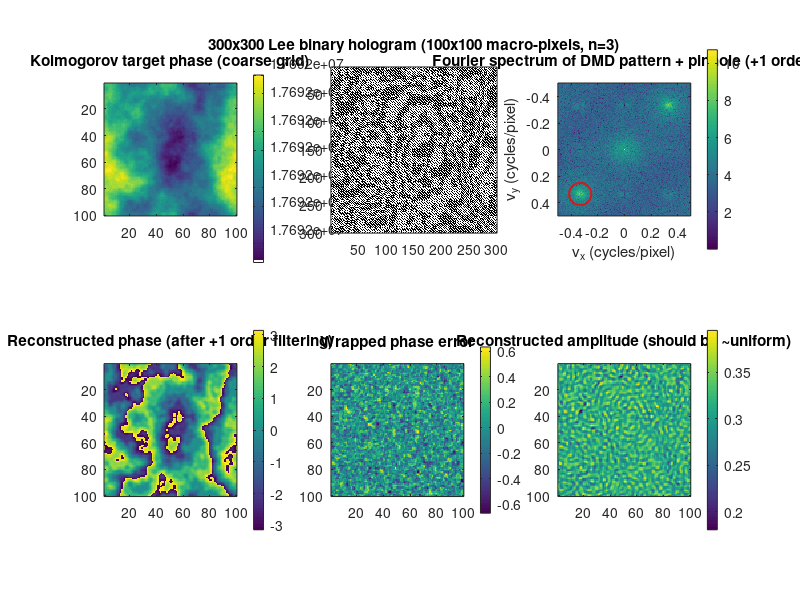

Reproduce this figure in MATLAB. (Note: this script raises an error after producing the figure.)
clear; close all; clc;

%% ========================================================
%  BINARY PHASE MODULATION VIA THE LEE HOLOGRAM METHOD
%
%  References:
%   - W.H. Lee, Progress in Optics (1978)
%   - D.B. Conkey et al., Opt. Express (2012)
%   - https://www.wavefrontshaping.net/post/id/16
%
%  PRINCIPLE
%   A target phase phi(x,y) is encoded into a binary AMPLITUDE
%   grating:
%       f(x,y) = 1/2 * [1 + cos(2*pi*nu0*(x-y) - phi(x,y))]
%       g(x,y) = 1 if f(x,y) > 1/2, else 0            (binarized -> this is DMD)
%
%   The three terms of f(x,y) sit at three distinct spatial
%   frequencies (0 order, +1 order, -1 order). If nu0 is higher
%   than the bandwidth of phi, a pinhole in the Fourier plane
%   isolates the +1 order, which reconstructs exp(i*phi(x,y)).
%
%  TRADE-OFF (as in the reference): nu0 (carrier frequency),
%  the number of DMD pixels per macro-pixel (n), and the pinhole
%  radius must be tuned together: more pixels per macro-pixel =
%  better phase fidelity but lower spatial resolution.
%% ========================================================

%% ========================================================
% PARAMETERS
%% ========================================================

Nsp = 100;       % number of macro-pixels per row (resolution of the phase screen)
n   = 3;        % DMD pixels per macro-pixel (Lee grating period, in pixels)
                % -> with a period of n pixels, ~n distinct phase levels are achievable

Ndmd = Nsp*n;   % full binary DMD pattern size (pixels)

nu0 = 1/n;      % carrier spatial frequency (cycles/pixel), must exceed
           % the bandwidth of phi on the fine grid (~1/(2n) here)

pinhole_radius = 1/(4*n);   % Fourier-plane pinhole radius (cycles/pixel)
                            % must be small enough to isolate the +1 order
                            % from the 0 and -1 orders without cropping it

%% ========================================================
% GENERATE KOLMOGOROV PHASE SCREEN (target, coarse grid)
%% ========================================================

fprintf('Generating Kolmogorov phase screen...\n')

fx = (-Nsp/2:Nsp/2-1)/Nsp;
[FX,FY] = meshgrid(fx,fx);
f = sqrt(FX.^2 + FY.^2);
f(f==0) = 1e-6;
PSD = f.^(-11/3);

cn = randn(Nsp) + 1i*randn(Nsp);
phi = real(ifft2(ifftshift(cn .* sqrt(PSD))));
phi = phi/std(phi(:));
phi = phi*pi;              % target phase, one value per macro-pixel

%% ========================================================
% UPSAMPLE TARGET PHASE TO THE FINE (DMD) GRID
%   -> phase is held constant within each macro-pixel so it does
%      not add spectral content that would leak into the carrier
%% ========================================================

phi_fine = kron(phi, ones(n));   % Ndmd x Ndmd, piecewise-constant

%% ========================================================
% BUILD THE LEE HOLOGRAM
%% ========================================================

fprintf('Building Lee hologram...\n')

[X,Y] = meshgrid(0:Ndmd-1, 0:Ndmd-1);

carrier = 2*pi*nu0*(X - Y);

f_lee = 0.5*(1 + cos(carrier - phi_fine));

%% ========================================================
% BINARIZE -> this is the pattern sent to the DMD
%% ========================================================

DMD = double(f_lee > 0.5);

%% ========================================================
% DISPLAY THE FOURIER SPECTRUM AND PINHOLE POSITION
%% ========================================================

G = fftshift(fft2(DMD));

fxg = (-Ndmd/2:Ndmd/2-1)/Ndmd;
[FXg,FYg] = meshgrid(fxg,fxg);

% +1 order is centered at (nu_x,nu_y) = (-nu0,+nu0), see Eq.(2) in the reference
cx =  -nu0;
cy = nu0;

mask = ((FXg-cx).^2 + (FYg-cy).^2) < pinhole_radius^2;

%% ========================================================
% APPLY THE PINHOLE FILTER (simulates the 4-f system)
%% ========================================================

fprintf('Filtering +1 diffraction order...\n')

Gfilt = G .* mask;

% recentre the isolated order on (0,0) before inverse FFT
shift_row = round(cy*Ndmd);
shift_col = round(cx*Ndmd);
Gfilt_centered = circshift(Gfilt, [-shift_row, -shift_col]);

Efield = ifft2(ifftshift(Gfilt_centered));

%% ========================================================
% EXTRACT ONE COMPLEX VALUE PER MACRO-PIXEL
%% ========================================================

Efinal = zeros(Nsp,Nsp);

for iy = 1:Nsp
    for ix = 1:Nsp
        ys = (iy-1)*n + 1;
        xs = (ix-1)*n + 1;
        block = Efield(ys:ys+n-1, xs:xs+n-1);
        Efinal(iy,ix) = mean(block(:));
    end
end

phi_rec = angle(Efinal);

%% ========================================================
% MODULATION FIDELITY
%% ========================================================

Et = exp(1i*phi);
Er = Efinal;

Et = Et(:)/norm(Et(:));
Er = Er(:)/norm(Er(:));

Fidelity = abs(Et'*Er)^2;

fprintf('\n')
fprintf('=====================================\n')
fprintf('nu0 = %.4f, n = %d, pinhole_radius = %.4f\n', nu0, n, pinhole_radius)
fprintf('Fidelity = %.5f\n', Fidelity)
fprintf('Error = %.5f\n', 1-Fidelity)
fprintf('=====================================\n')

%% ========================================================
% DISPLAY
%% ========================================================

figure('Position',[100 100 1800 900])

subplot(2,3,1)
imagesc(phi)
axis image
colorbar
title('Kolmogorov target phase (coarse grid)')

subplot(2,3,2)
imagesc(DMD)
axis image
colormap(gca,'gray')
title(sprintf('%dx%d Lee binary hologram (%dx%d macro-pixels, n=%d)', ...
    Ndmd,Ndmd,Nsp,Nsp,n))

subplot(2,3,3)
imagesc(fxg,fxg,log(abs(G)+1))
axis image
hold on
theta = linspace(0,2*pi,100);
plot(cx+pinhole_radius*cos(theta), cy+pinhole_radius*sin(theta), 'r-', 'LineWidth',1.5)
colorbar
title('Fourier spectrum of DMD pattern + pinhole (+1 order)')
xlabel('\nu_x (cycles/pixel)')
ylabel('\nu_y (cycles/pixel)')

subplot(2,3,4)
imagesc(phi_rec)
axis image
colorbar
title('Reconstructed phase (after +1 order filtering)')

subplot(2,3,5)
imagesc(angle(exp(1i*(phi-phi_rec))))
axis image
colorbar
title('Wrapped phase error')

subplot(2,3,6)
imagesc(abs(Efinal))
axis image
colorbar
title('Reconstructed amplitude (should be ~uniform)')

sgtitle(sprintf('Lee Hologram Reconstruction — n=%d, \\nu_0=%.3f — Fidelity=%.4f', ...
    n, nu0, Fidelity))

%% ========================================================
% PSD COMPARISON
%% ========================================================

figure

PSD_target = abs(fftshift(fft2(phi))).^2;
PSD_rec    = abs(fftshift(fft2(phi_rec))).^2;

loglog(mean(PSD_target(:,ceil(Nsp/2):end),1),'LineWidth',2)
hold on
loglog(mean(PSD_rec(:,ceil(Nsp/2):end),1),'LineWidth',2)
grid on

xlabel('Spatial frequency')
ylabel('PSD')
legend('Target','Reconstructed')
title('Kolmogorov PSD comparison (Lee hologram method)')
